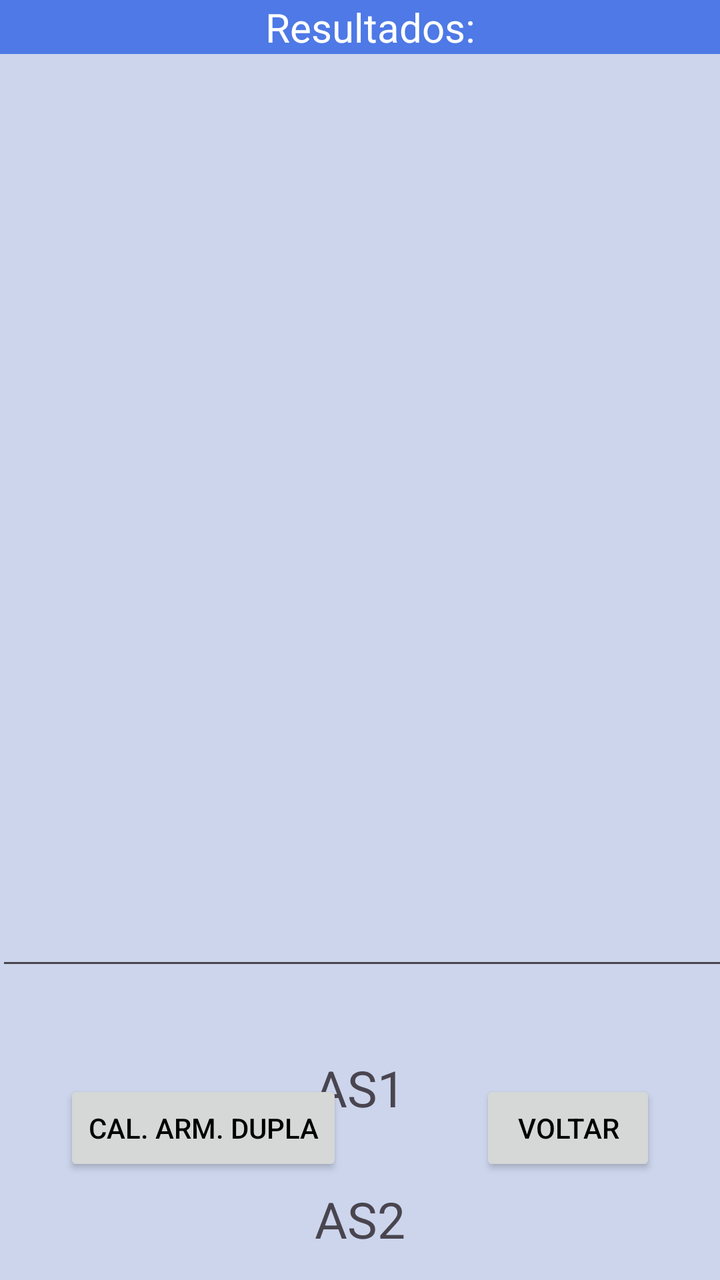
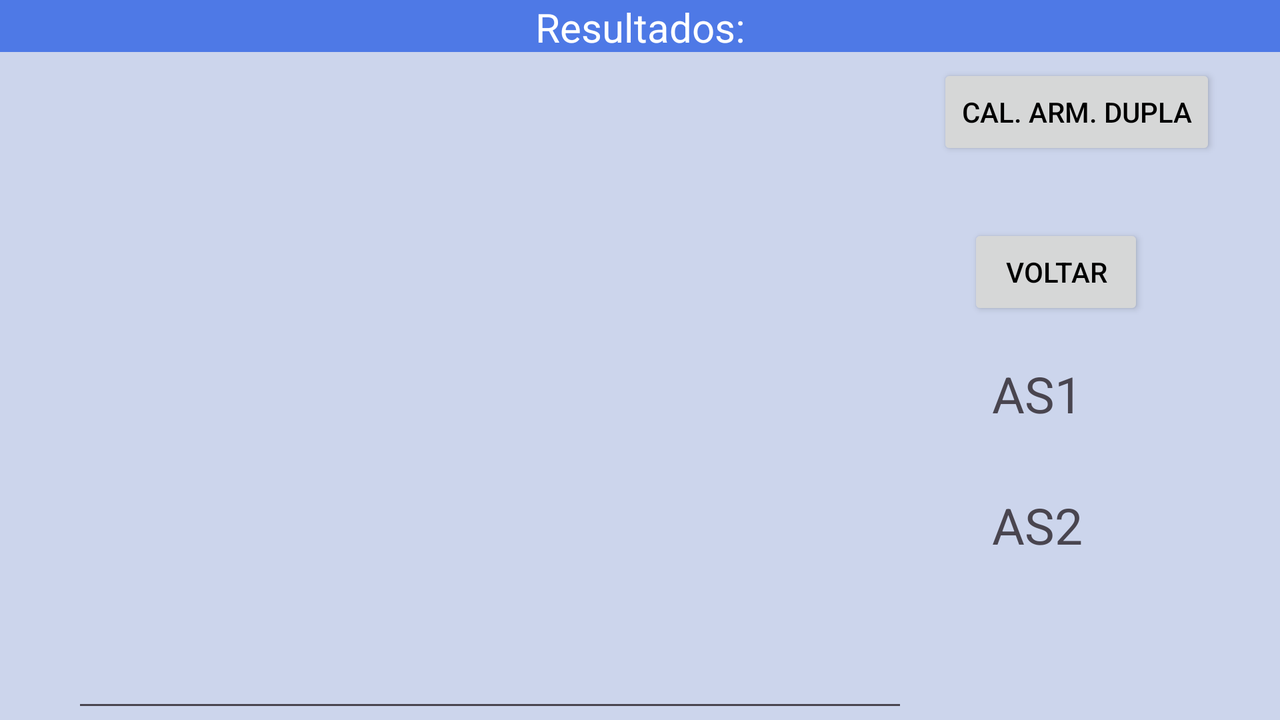

Two renders of one Android screen. The first uses the default layout on a phone; the second uses the alternative layout the repository ships for a different screen configuration, on a matching device. The two XML files are below.
<!-- AndroidManifest.xml: application theme Base.Theme.AllBlue -->
<!-- res/layout/activity_result.xml -->
<?xml version="1.0" encoding="utf-8"?>
<androidx.constraintlayout.widget.ConstraintLayout xmlns:android="http://schemas.android.com/apk/res/android"
    xmlns:app="http://schemas.android.com/apk/res-auto"
    xmlns:tools="http://schemas.android.com/tools"
    android:layout_width="match_parent"
    android:layout_height="match_parent"
    tools:context=".ResultActivity">

    <TextView
        android:id="@+id/textView"
        android:layout_width="0dp"
        android:layout_height="wrap_content"
        android:background="?attr/colorPrimary"
        android:paddingLeft="10dp"
        android:text="@string/strResults"
        android:textAlignment="center"
        android:textColor="#FFFFFF"
        android:textSize="20sp"
        app:layout_constraintEnd_toEndOf="parent"
        app:layout_constraintStart_toStartOf="parent"
        app:layout_constraintTop_toTopOf="parent" />

    <Button
        android:id="@+id/btnBack"
        android:layout_width="wrap_content"
        android:layout_height="wrap_content"
        android:layout_marginEnd="32dp"
        android:layout_marginBottom="52dp"
        android:text="@string/strBack"
        app:layout_constraintBottom_toBottomOf="parent"
        app:layout_constraintEnd_toEndOf="parent" />

    <FrameLayout
        android:id="@+id/layResults"
        android:layout_width="385dp"
        android:layout_height="468dp"
        android:paddingLeft="10dp"
        android:paddingTop="5dp"
        android:paddingRight="10dp"
        android:paddingBottom="5dp"
        android:scrollbarAlwaysDrawVerticalTrack="false"
        app:layout_constraintEnd_toEndOf="parent"
        app:layout_constraintStart_toStartOf="parent"
        app:layout_constraintTop_toBottomOf="@+id/textView">

        <EditText
            android:id="@+id/memoRes"
            android:layout_width="379dp"
            android:layout_height="match_parent"
            android:layout_marginTop="12dp"
            android:editable="false"
            android:ems="10"
            android:gravity="start|top"
            android:inputType="none"
            android:scrollbarSize="8dp"
            android:scrollbars="vertical"
            android:textIsSelectable="true"
            android:verticalScrollbarPosition="right" />
    </FrameLayout>

    <Button
        android:id="@+id/btnCalcArmDupla"
        android:layout_width="wrap_content"
        android:layout_height="wrap_content"
        android:layout_marginStart="32dp"
        android:layout_marginBottom="52dp"
        android:text="@string/strArmDupla"
        android:visibility="visible"
        app:layout_constraintBottom_toBottomOf="parent"
        app:layout_constraintStart_toStartOf="parent" />

    <TextView
        android:id="@+id/txtAS1"
        android:layout_width="wrap_content"
        android:layout_height="wrap_content"
        android:layout_marginTop="32dp"
        android:text="AS1"
        android:textSize="25dp"
        app:layout_constraintEnd_toEndOf="parent"
        app:layout_constraintHorizontal_bias="0.5"
        app:layout_constraintStart_toStartOf="parent"
        app:layout_constraintTop_toBottomOf="@+id/layResults" />

    <TextView
        android:id="@+id/txtAS2"
        android:layout_width="wrap_content"
        android:layout_height="wrap_content"
        android:layout_marginTop="32dp"
        android:text="AS2"
        android:textSize="25dp"
        app:layout_constraintEnd_toEndOf="parent"
        app:layout_constraintHorizontal_bias="0.5"
        app:layout_constraintStart_toStartOf="parent"
        app:layout_constraintTop_toBottomOf="@+id/txtAS1" />

</androidx.constraintlayout.widget.ConstraintLayout>
<!-- resources referenced by this layout -->
<resources>
  <string name="strArmDupla">Cal. Arm. Dupla</string>
  <string name="strBack">Voltar</string>
  <string name="strResults">Resultados:</string>
  <style name="Base.Theme.AllBlue" parent="Theme.Material3.DayNight.NoActionBar">
          
          <item name="colorPrimary">#4E79E6</item>
          <item name="colorPrimaryDark">@color/BluePrimaryDark</item>
          <item name="android:textColorPrimary">@color/BlueTextColor</item>
          <item name="android:windowBackground">@color/BlueWindBack</item>
          <item name="android:navigationBarColor">@color/BluePrimaryDark</item>
          <item name="colorSecondary">@color/BlueSecondary</item>
      </style>
  <color name="BluePrimaryDark">#073650</color>
  <color name="BlueTextColor">#000000</color>
  <color name="BlueWindBack">#CCD5EC</color>
  <color name="BlueSecondary">#020C2E</color>
</resources>
<!-- res/layout-land/activity_result.xml (the author's variant of the layout above) -->
<!-- drawn on the phone turned sideways -->
<?xml version="1.0" encoding="utf-8"?>
<androidx.constraintlayout.widget.ConstraintLayout xmlns:android="http://schemas.android.com/apk/res/android"
    xmlns:app="http://schemas.android.com/apk/res-auto"
    xmlns:tools="http://schemas.android.com/tools"
    android:layout_width="match_parent"
    android:layout_height="match_parent"
    tools:context=".ResultActivity"
    tools:visibility="visible">

    <TextView
        android:id="@+id/txtAS1"
        android:layout_width="wrap_content"
        android:layout_height="wrap_content"
        android:layout_marginStart="32dp"
        android:layout_marginTop="180dp"
        android:text="AS1"
        android:textSize="25dp"
        app:layout_constraintStart_toEndOf="@+id/layResults"
        app:layout_constraintTop_toTopOf="parent" />

    <TextView
        android:id="@+id/txtAS2"
        android:layout_width="wrap_content"
        android:layout_height="wrap_content"
        android:layout_marginStart="32dp"
        android:layout_marginTop="32dp"
        android:text="AS2"
        android:textSize="25dp"
        app:layout_constraintStart_toEndOf="@+id/layResults"
        app:layout_constraintTop_toBottomOf="@+id/txtAS1" />

    <Button
        android:id="@+id/btnCalcArmDupla"
        android:layout_width="wrap_content"
        android:layout_height="wrap_content"
        android:layout_marginTop="32dp"
        android:layout_marginEnd="32dp"
        android:text="@string/strArmDupla"
        app:layout_constraintEnd_toEndOf="parent"
        app:layout_constraintTop_toTopOf="parent" />

    <FrameLayout
        android:id="@+id/layResults"
        android:layout_width="448dp"
        android:layout_height="329dp"
        android:layout_marginStart="16dp"
        android:layout_marginTop="16dp"
        android:paddingLeft="20dp"
        android:paddingTop="10dp"
        android:paddingRight="10dp"
        android:paddingBottom="10dp"
        app:layout_constraintStart_toStartOf="parent"
        app:layout_constraintTop_toBottomOf="@+id/textView">

        <EditText
            android:id="@+id/memoRes"
            android:layout_width="match_parent"
            android:layout_height="match_parent"
            android:layout_marginTop="12dp"
            android:editable="false"
            android:ems="10"
            android:gravity="start|top"
            android:inputType="none"
            android:scrollbarSize="8dp"
            android:scrollbars="vertical"
            android:textIsSelectable="true"
            android:verticalScrollbarPosition="right" />
    </FrameLayout>

    <TextView
        android:id="@+id/textView"
        android:layout_width="0dp"
        android:layout_height="26dp"
        android:background="?attr/colorPrimary"
        android:text="@string/strResults"
        android:textAlignment="center"
        android:textColor="#FFFFFF"
        android:textSize="20sp"
        app:layout_constrainedWidth="false"
        app:layout_constraintEnd_toEndOf="parent"
        app:layout_constraintStart_toStartOf="parent"
        app:layout_constraintTop_toTopOf="parent" />

    <Button
        android:id="@+id/btnBack"
        android:layout_width="wrap_content"
        android:layout_height="wrap_content"
        android:layout_marginTop="32dp"
        android:layout_marginEnd="68dp"
        android:text="@string/strBack"
        app:layout_constraintEnd_toEndOf="parent"
        app:layout_constraintTop_toBottomOf="@+id/btnCalcArmDupla" />

    <androidx.constraintlayout.widget.Guideline
        android:id="@+id/guideline2"
        android:layout_width="wrap_content"
        android:layout_height="wrap_content"
        android:orientation="vertical"
        app:layout_constraintGuide_begin="600dp" />

    <androidx.constraintlayout.widget.Guideline
        android:id="@+id/guideline3"
        android:layout_width="wrap_content"
        android:layout_height="wrap_content"
        android:orientation="vertical"
        app:layout_constraintGuide_begin="720dp" />

</androidx.constraintlayout.widget.ConstraintLayout>
